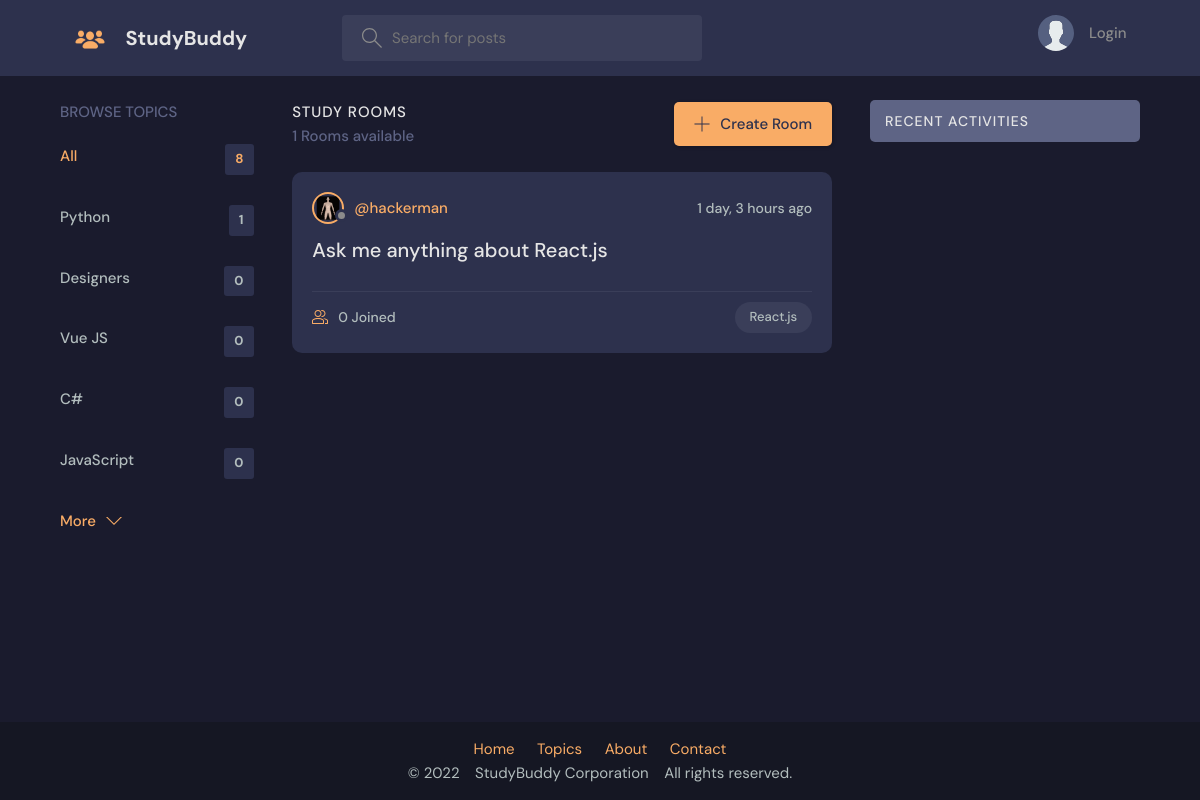
Page /?q=React.js on the earlier database version.
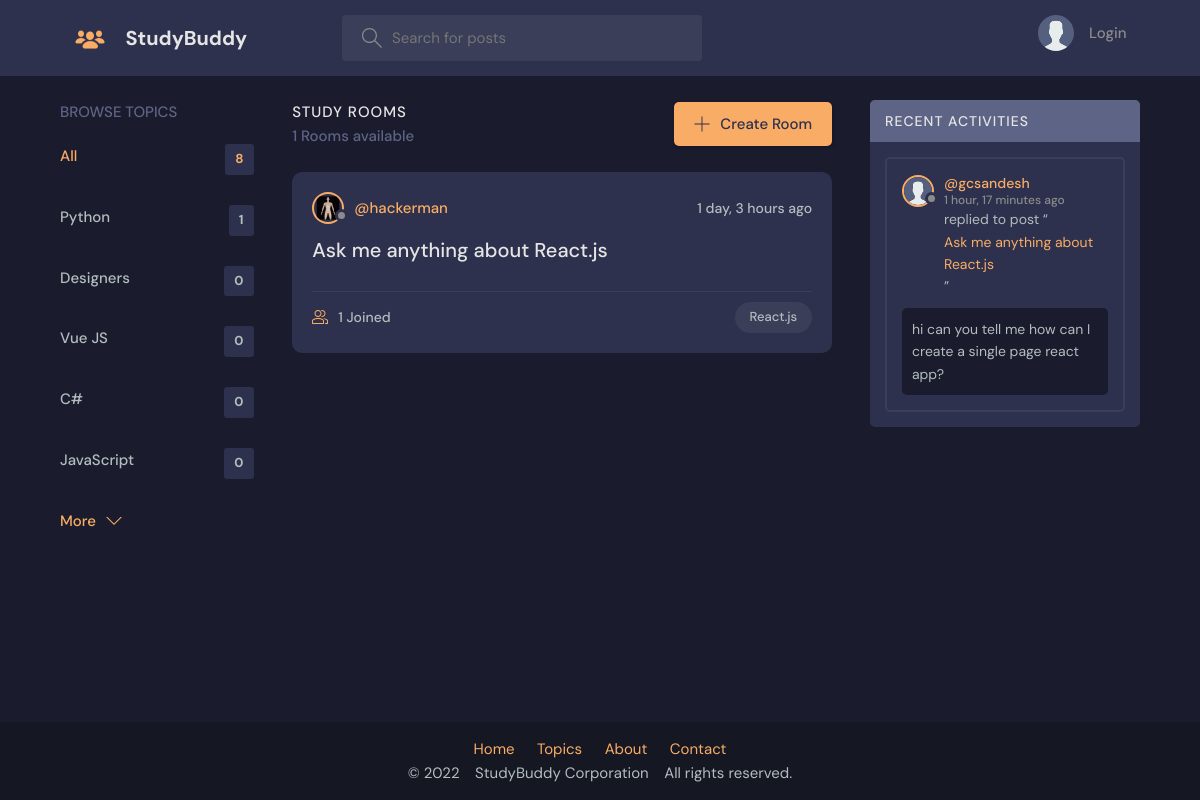
Same page on the later database version.
### base/models.py (models this page shows, shortened)
class Topic(models.Model):
    name = models.CharField(max_length=200)

class Room(models.Model):
    host = models.ForeignKey(User, on_delete=models.SET_NULL, null=True)
    topic = models.ForeignKey(Topic, on_delete=models.SET_NULL, null=True)
    name = models.CharField(max_length=200)
    description = models.TextField(null=True, blank=True)
    participants = models.ManyToManyField(
        User, related_name='participants', blank=True)
    updated = models.DateTimeField(auto_now=True)
    created = models.DateTimeField(auto_now_add=True)
    class Meta:
        ordering = ['-updated', '-created']
    def __str__(self):
        return self.name

class User(AbstractUser):
    name = models.CharField(max_length=200, null=True)
    email = models.EmailField(unique=True, null=True)
    bio = models.TextField(null=True)
    avatar = models.ImageField(null=True, default="avatar.svg")
    USERNAME_FIELD = 'email'
    REQUIRED_FIELDS = []

class Message(models.Model):
    user = models.ForeignKey(User, on_delete=models.CASCADE)
    room = models.ForeignKey(Room, on_delete=models.CASCADE)
    body = models.TextField()
    updated = models.DateTimeField(auto_now=True)
    created = models.DateTimeField(auto_now_add=True)
    class Meta:
        ordering = ['-updated', '-created']

### base/views.py (the view)
# urls.py: path('', views.home, name="home"),
def home(request):
    q = request.GET.get('q') if request.GET.get('q') != None else ''
    rooms = Room.objects.filter(
        Q(topic__name__icontains=q) |
        Q(name__icontains=q) |
        Q(description__icontains=q)
    )
    topics = Topic.objects.all()[0:5]
    room_count = rooms.count()
    room_messages = Message.objects.filter(
        Q(room__topic__name__icontains=q))[0:3]
    context = {'rooms': rooms, 'topics': topics, 'topicscount':topicscount,
               'room_count': room_count, 'room_messages': room_messages}
    return render(request, 'base/home.html', context)

### base/templates/base/home.html (shortened to what this page needs)
{% extends 'main.html' %}
{% block content %}
<main class="layout layout--3">
  <div class="container">
    {% include 'base/topics_component.html' %}
    <div class="roomList">
      <div class="roomList__header">
        <div>
          <h2>Study Rooms</h2>
          <p>{{room_count}} Rooms available</p>
        </div>
        <a class="btn btn--main" href="{% url 'create-room' %}">
          <svg version="1.1" xmlns="http://www.w3.org/2000/svg" width="32" height="32" viewBox="0 0 32 32">
            <title>add</title>
            <path
              d="M16.943 0.943h-1.885v14.115h-14.115v1.885h14.115v14.115h1.885v-14.115h14.115v-1.885h-14.115v-14.115z">
            </path>
          </svg>
          Create Room
        </a>
      </div>
      {% include 'base/feed_component.html' %}
    </div>
    {% include 'base/activity_component.html' %}
  </div>
</main>
{% endblock %}

### base/templates/base/topics_component.html
<div class="topics">
    <div class="topics__header">
        <h2>Browse Topics</h2>
    </div>
    <ul class="topics__list">
        <li>
            <a href="{% url 'home' %}" class="active">All <span>{{topicscount}}</span></a>
        </li>
        {% for topic in topics %}
        <li>
            <a href="{% url 'home' %}?q={{topic.name}}">{{topic.name}}<span>{{topic.room_set.all.count}}</span></a>
        </li>
        {% endfor %}
    </ul>
    <a class="btn btn--link" href="{% url 'topics' %}">
        More
        <svg version="1.1" xmlns="http://www.w3.org/2000/svg" width="32" height="32" viewBox="0 0 32 32">
            <title>chevron-down</title>
            <path d="M16 21l-13-13h-3l16 16 16-16h-3l-13 13z"></path>
        </svg>
    </a>
</div>

### base/templates/base/feed_component.html (shortened to what this page needs)
{% for room in rooms %}
<div class="roomListRoom">
    <div class="roomListRoom__header">
        <a href="{% url 'user-profile' room.host.id %}" class="roomListRoom__author">
            <div class="avatar avatar--small">
                <img src="{{room.host.avatar.url}}" />
            </div>
            <span>@{{room.host.username}}</span>
        </a>
        <div class="roomListRoom__actions">
            <span>{{room.created|timesince}} ago</span>
        </div>
    </div>
    <div class="roomListRoom__content">
        <a href="{% url 'room' room.id %}">{{room.name}}</a>
    </div>
    <div class="roomListRoom__meta">
        <a href="{% url 'room' room.id %}" class="roomListRoom__joined">
            {{room.participants.all.count}} Joined
        </a>
        <p class="roomListRoom__topic">{{room.topic.name}}</p>
    </div>
</div>
{% endfor %}

### base/templates/base/activity_component.html (shortened to what this page needs)
<div class="activities">
    <div class="activities__header">
        <h2>Recent Activities</h2>
    </div>
    {% for message in room_messages %}
    <div class="activities__box">
        <div class="activities__boxHeader roomListRoom__header">
            <a href="{% url 'user-profile' message.user.id %}" class="roomListRoom__author">
                <div class="avatar avatar--small">
                    <img src="{{message.user.avatar.url}}" />
                </div>
                <p>
                    @{{message.user.username}}
                    <span>{{message.created|timesince}} ago</span>
                </p>
            </a>
        </div>
        <div class="activities__boxContent">
            <p>replied to post “<a href="{% url 'room' message.room.id %}">{{message.room}}</a>”</p>
            <div class="activities__boxRoomContent">{{message.body}}</div>
        </div>
    </div>
    {% endfor %}
</div>

Differences in the rows shown:
computed for Room "Ask me anything about React.js": participants.all.count "0" → "1"
added Message: user.avatar (placeholder picture), user.username "gcsandesh", created "1 hour, 17 minutes", room "Ask me anything about React.js", body "hi can you tell me how can I create a single page react app?"
